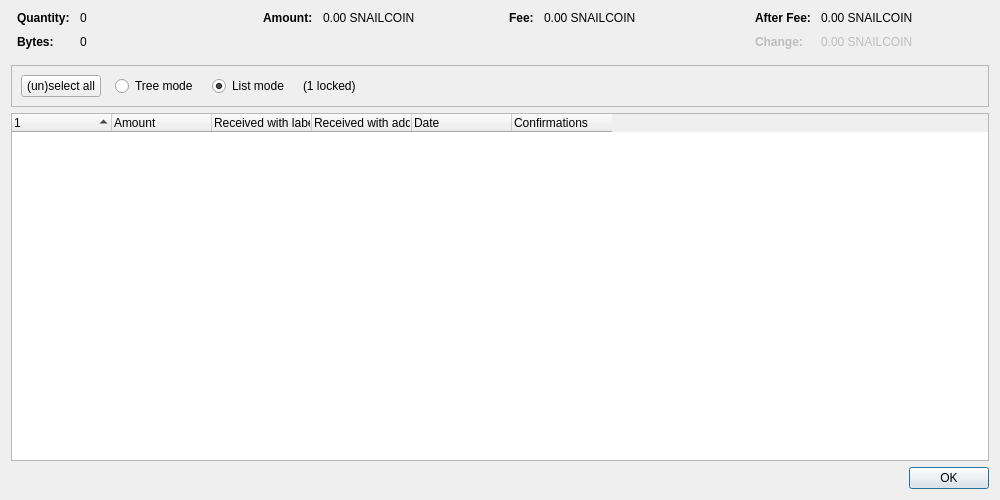
<?xml version="1.0" encoding="UTF-8"?>
<ui version="4.0">
 <class>CoinControlDialog</class>
 <widget class="QDialog" name="CoinControlDialog">
  <property name="geometry">
   <rect>
    <x>0</x>
    <y>0</y>
    <width>1000</width>
    <height>500</height>
   </rect>
  </property>
  <property name="windowTitle">
   <string>Coin Selection</string>
  </property>
  <layout class="QVBoxLayout" name="verticalLayout">
   <item>
    <layout class="QHBoxLayout" name="horizontalLayoutTop" stretch="0,0,0,0">
     <property name="topMargin">
      <number>0</number>
     </property>
     <property name="bottomMargin">
      <number>10</number>
     </property>
     <item>
      <layout class="QFormLayout" name="formLayoutCoinControl1">
       <property name="labelAlignment">
        <set>Qt::AlignLeft|Qt::AlignVCenter</set>
       </property>
       <property name="horizontalSpacing">
        <number>10</number>
       </property>
       <property name="verticalSpacing">
        <number>10</number>
       </property>
       <property name="leftMargin">
        <number>6</number>
       </property>
       <property name="rightMargin">
        <number>6</number>
       </property>
       <item row="0" column="0">
        <widget class="QLabel" name="labelCoinControlQuantityText">
         <property name="font">
          <font>
           <weight>75</weight>
           <bold>true</bold>
          </font>
         </property>
         <property name="text">
          <string>Quantity:</string>
         </property>
        </widget>
       </item>
       <item row="0" column="1">
        <widget class="QLabel" name="labelCoinControlQuantity">
         <property name="cursor">
          <cursorShape>IBeamCursor</cursorShape>
         </property>
         <property name="contextMenuPolicy">
          <enum>Qt::ActionsContextMenu</enum>
         </property>
         <property name="text">
          <string notr="true">0</string>
         </property>
         <property name="textInteractionFlags">
          <set>Qt::LinksAccessibleByMouse|Qt::TextSelectableByKeyboard|Qt::TextSelectableByMouse</set>
         </property>
        </widget>
       </item>
       <item row="1" column="0">
        <widget class="QLabel" name="labelCoinControlBytesText">
         <property name="font">
          <font>
           <weight>75</weight>
           <bold>true</bold>
          </font>
         </property>
         <property name="text">
          <string>Bytes:</string>
         </property>
        </widget>
       </item>
       <item row="1" column="1">
        <widget class="QLabel" name="labelCoinControlBytes">
         <property name="cursor">
          <cursorShape>IBeamCursor</cursorShape>
         </property>
         <property name="contextMenuPolicy">
          <enum>Qt::ActionsContextMenu</enum>
         </property>
         <property name="text">
          <string notr="true">0</string>
         </property>
         <property name="textInteractionFlags">
          <set>Qt::LinksAccessibleByMouse|Qt::TextSelectableByKeyboard|Qt::TextSelectableByMouse</set>
         </property>
        </widget>
       </item>
      </layout>
     </item>
     <item>
      <layout class="QFormLayout" name="formLayoutCoinControl2">
       <property name="horizontalSpacing">
        <number>10</number>
       </property>
       <property name="verticalSpacing">
        <number>10</number>
       </property>
       <property name="leftMargin">
        <number>6</number>
       </property>
       <property name="rightMargin">
        <number>6</number>
       </property>
       <item row="0" column="0">
        <widget class="QLabel" name="labelCoinControlAmountText">
         <property name="font">
          <font>
           <weight>75</weight>
           <bold>true</bold>
          </font>
         </property>
         <property name="text">
          <string>Amount:</string>
         </property>
        </widget>
       </item>
       <item row="0" column="1">
        <widget class="QLabel" name="labelCoinControlAmount">
         <property name="cursor">
          <cursorShape>IBeamCursor</cursorShape>
         </property>
         <property name="contextMenuPolicy">
          <enum>Qt::ActionsContextMenu</enum>
         </property>
         <property name="text">
          <string notr="true">0.00 SNAILCOIN</string>
         </property>
         <property name="textInteractionFlags">
          <set>Qt::LinksAccessibleByMouse|Qt::TextSelectableByKeyboard|Qt::TextSelectableByMouse</set>
         </property>
        </widget>
       </item>
      </layout>
     </item>
     <item>
      <layout class="QFormLayout" name="formLayoutCoinControl3">
       <property name="horizontalSpacing">
        <number>10</number>
       </property>
       <property name="verticalSpacing">
        <number>10</number>
       </property>
       <property name="leftMargin">
        <number>6</number>
       </property>
       <property name="rightMargin">
        <number>6</number>
       </property>
       <item row="0" column="0">
        <widget class="QLabel" name="labelCoinControlFeeText">
         <property name="font">
          <font>
           <weight>75</weight>
           <bold>true</bold>
          </font>
         </property>
         <property name="text">
          <string>Fee:</string>
         </property>
        </widget>
       </item>
       <item row="0" column="1">
        <widget class="QLabel" name="labelCoinControlFee">
         <property name="cursor">
          <cursorShape>IBeamCursor</cursorShape>
         </property>
         <property name="contextMenuPolicy">
          <enum>Qt::ActionsContextMenu</enum>
         </property>
         <property name="text">
          <string notr="true">0.00 SNAILCOIN</string>
         </property>
         <property name="textInteractionFlags">
          <set>Qt::LinksAccessibleByMouse|Qt::TextSelectableByKeyboard|Qt::TextSelectableByMouse</set>
         </property>
        </widget>
       </item>
      </layout>
     </item>
     <item>
      <layout class="QFormLayout" name="formLayoutCoinControl4">
       <property name="labelAlignment">
        <set>Qt::AlignLeft|Qt::AlignVCenter</set>
       </property>
       <property name="horizontalSpacing">
        <number>10</number>
       </property>
       <property name="verticalSpacing">
        <number>10</number>
       </property>
       <property name="leftMargin">
        <number>6</number>
       </property>
       <property name="rightMargin">
        <number>6</number>
       </property>
       <item row="0" column="0">
        <widget class="QLabel" name="labelCoinControlAfterFeeText">
         <property name="font">
          <font>
           <weight>75</weight>
           <bold>true</bold>
          </font>
         </property>
         <property name="text">
          <string>After Fee:</string>
         </property>
        </widget>
       </item>
       <item row="0" column="1">
        <widget class="QLabel" name="labelCoinControlAfterFee">
         <property name="cursor">
          <cursorShape>IBeamCursor</cursorShape>
         </property>
         <property name="contextMenuPolicy">
          <enum>Qt::ActionsContextMenu</enum>
         </property>
         <property name="text">
          <string notr="true">0.00 SNAILCOIN</string>
         </property>
         <property name="textInteractionFlags">
          <set>Qt::LinksAccessibleByMouse|Qt::TextSelectableByKeyboard|Qt::TextSelectableByMouse</set>
         </property>
        </widget>
       </item>
       <item row="1" column="0">
        <widget class="QLabel" name="labelCoinControlChangeText">
         <property name="enabled">
          <bool>false</bool>
         </property>
         <property name="font">
          <font>
           <weight>75</weight>
           <bold>true</bold>
          </font>
         </property>
         <property name="text">
          <string>Change:</string>
         </property>
        </widget>
       </item>
       <item row="1" column="1">
        <widget class="QLabel" name="labelCoinControlChange">
         <property name="enabled">
          <bool>false</bool>
         </property>
         <property name="cursor">
          <cursorShape>IBeamCursor</cursorShape>
         </property>
         <property name="contextMenuPolicy">
          <enum>Qt::ActionsContextMenu</enum>
         </property>
         <property name="text">
          <string notr="true">0.00 SNAILCOIN</string>
         </property>
         <property name="textInteractionFlags">
          <set>Qt::LinksAccessibleByMouse|Qt::TextSelectableByKeyboard|Qt::TextSelectableByMouse</set>
         </property>
        </widget>
       </item>
      </layout>
     </item>
    </layout>
   </item>
   <item>
    <widget class="QFrame" name="frame">
     <property name="minimumSize">
      <size>
       <width>0</width>
       <height>40</height>
      </size>
     </property>
     <property name="frameShape">
      <enum>QFrame::StyledPanel</enum>
     </property>
     <property name="frameShadow">
      <enum>QFrame::Sunken</enum>
     </property>
     <layout class="QHBoxLayout" name="horizontalLayout">
      <item>
       <layout class="QHBoxLayout" name="horizontalLayoutPanel" stretch="0,0,0,0,0">
        <property name="spacing">
         <number>14</number>
        </property>
        <item>
         <widget class="QPushButton" name="pushButtonSelectAll">
          <property name="sizePolicy">
           <sizepolicy hsizetype="Maximum" vsizetype="Fixed">
            <horstretch>0</horstretch>
            <verstretch>0</verstretch>
           </sizepolicy>
          </property>
          <property name="text">
           <string>(un)select all</string>
          </property>
          <property name="autoDefault">
           <bool>false</bool>
          </property>
         </widget>
        </item>
        <item>
         <widget class="QRadioButton" name="radioTreeMode">
          <property name="sizePolicy">
           <sizepolicy hsizetype="Maximum" vsizetype="Fixed">
            <horstretch>0</horstretch>
            <verstretch>0</verstretch>
           </sizepolicy>
          </property>
          <property name="text">
           <string>Tree mode</string>
          </property>
         </widget>
        </item>
        <item>
         <widget class="QRadioButton" name="radioListMode">
          <property name="sizePolicy">
           <sizepolicy hsizetype="Maximum" vsizetype="Fixed">
            <horstretch>0</horstretch>
            <verstretch>0</verstretch>
           </sizepolicy>
          </property>
          <property name="text">
           <string>List mode</string>
          </property>
          <property name="checked">
           <bool>true</bool>
          </property>
         </widget>
        </item>
        <item>
         <widget class="QLabel" name="labelLocked">
          <property name="text">
           <string notr="true">(1 locked)</string>
          </property>
         </widget>
        </item>
        <item>
         <spacer name="horizontalSpacer">
          <property name="orientation">
           <enum>Qt::Horizontal</enum>
          </property>
          <property name="sizeHint" stdset="0">
           <size>
            <width>40</width>
            <height>20</height>
           </size>
          </property>
         </spacer>
        </item>
       </layout>
      </item>
     </layout>
    </widget>
   </item>
   <item>
    <widget class="CoinControlTreeWidget" name="treeWidget">
     <property name="contextMenuPolicy">
      <enum>Qt::CustomContextMenu</enum>
     </property>
     <property name="sortingEnabled">
      <bool>false</bool>
     </property>
     <property name="columnCount">
      <number>6</number>
     </property>
     <attribute name="headerShowSortIndicator" stdset="0">
      <bool>true</bool>
     </attribute>
     <attribute name="headerStretchLastSection">
      <bool>false</bool>
     </attribute>
     <column>
      <property name="text">
       <string/>
      </property>
     </column>
     <column>
      <property name="text">
       <string>Amount</string>
      </property>
     </column>
     <column>
      <property name="text">
       <string>Received with label</string>
      </property>
     </column>
     <column>
      <property name="text">
       <string>Received with address</string>
      </property>
     </column>
     <column>
      <property name="text">
       <string>Date</string>
      </property>
     </column>
     <column>
      <property name="text">
       <string>Confirmations</string>
      </property>
      <property name="toolTip">
       <string>Confirmed</string>
      </property>
     </column>
     <column>
      <property name="text">
       <string/>
      </property>
     </column>
     <column>
      <property name="text">
       <string/>
      </property>
     </column>
     <column>
      <property name="text">
       <string/>
      </property>
     </column>
     <column>
      <property name="text">
       <string/>
      </property>
     </column>
    </widget>
   </item>
   <item>
    <widget class="QDialogButtonBox" name="buttonBox">
     <property name="orientation">
      <enum>Qt::Horizontal</enum>
     </property>
     <property name="standardButtons">
      <set>QDialogButtonBox::Ok</set>
     </property>
    </widget>
   </item>
  </layout>
 </widget>
 <customwidgets>
  <customwidget>
   <class>CoinControlTreeWidget</class>
   <extends>QTreeWidget</extends>
   <header>qt/coincontroltreewidget.h</header>
  </customwidget>
 </customwidgets>
 <resources/>
 <connections/>
</ui>
